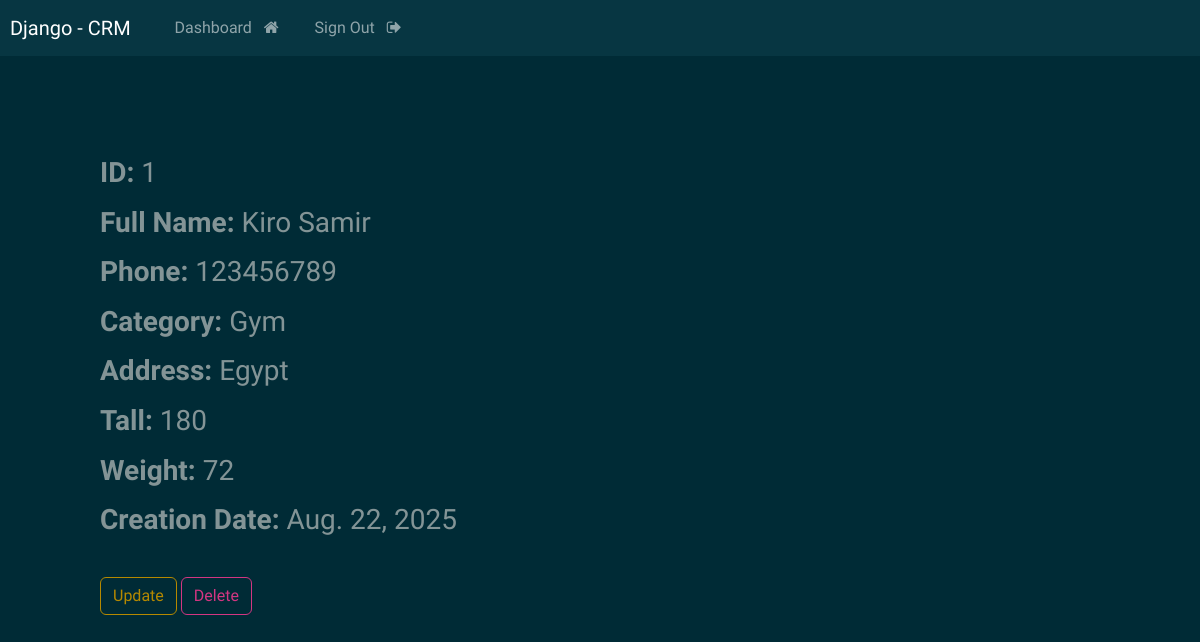
The page /view/1/ (signed in) on the database its author committed.
### webapp/models.py (models this page shows, shortened)
class Record(models.Model):
    first_name=models.CharField(max_length=250)
    last_name=models.CharField(max_length=250)
    Category = models.ForeignKey(Category, on_delete=models.CASCADE)
    phone=models.IntegerField()
    tall=models.IntegerField()
    weight=models.IntegerField()
    address=models.CharField(max_length=500)
    created_at=models.DateField(auto_now_add=True)
    class Meta:
        ordering = ['-created_at']

class Category (models.Model):
    name=models.CharField(max_length=250)
    create_at=models.DateTimeField(auto_now_add=True)
    def __str__(self):
        return self.name

### webapp/views.py (the view)
# urls.py: path('view/<int:record_id>/',views.view_record,name='view_record'),
@login_required(login_url='login')
def view_record(request,record_id):
    all_records= get_object_or_404(Record,id=record_id)
    context ={
        'record':all_records
    }
    return render(request, 'web/view_record.html',context)

### templates/web/view_record.html
{% extends 'base.html' %}
{% block content %}
<div class="cart" style="padding-left:100px ;padding-top: 100px;">
    <h3>
    <p><strong>ID: </strong>{{record.id}}</p>
    <p><strong>Full Name: </strong>{{record.first_name|capfirst}} {{record.last_name}}</p>
    <p><strong>Phone: </strong>{{record.phone}}</p>
    <p><strong>Category: </strong>{{record.Category}}</p>
    <p><strong>Address: </strong>{{record.address}}</p>
    <p><strong>Tall: </strong>{{record.tall}}</p>
    <p><strong>Weight: </strong>{{record.weight}}</p>
    <p><strong>Creation Date: </strong>{{record.created_at}}</p>
    </h3>
    <br>
    <a href="{% url 'update_record' record.id %}" class="btn btn-outline-primary">Update</a>
    <a href="{% url 'delete_record' record.id %}" onclick="return confirm('Are you sure you want to delete this record?')" class="btn btn-outline-danger">Delete</a>
</div>
{% endblock %}

### rows shown on the page
Record: id "1", first_name "Kiro", last_name "Samir", phone "123456789", Category "Gym", address "Egypt", tall "180", weight "72", created_at "Aug. 22, 2025"
